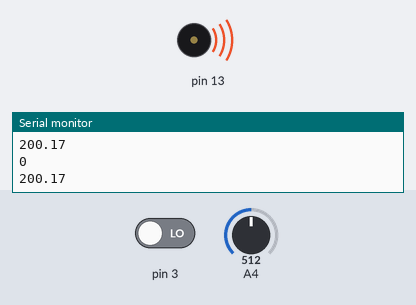
Bench run of a sketch on a simulated Arduino Uno, built with avr-gcc and run on an emulated ATmega328P. Shown: buzzer (waves = sounding), the last lines printed to the serial monitor. The inputs (shaded band) are chosen by the test bench; at power-on: A4 = 512, pin 3 LOW.

Above: at 0.92 s.
1.3 s: A4 set to 240
4.3 s: A4 set to 216
At 5.2 s:
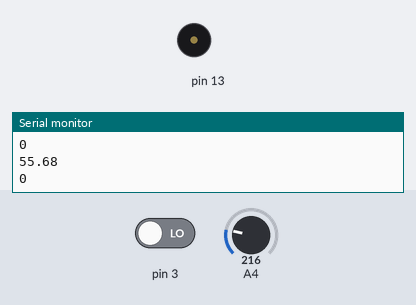
5.8 s: A4 set to 306
At 6.1 s:
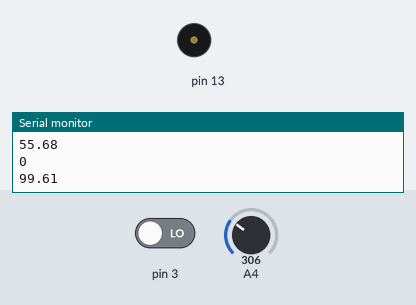
8.8 s: A4 set to 122
At 9.9 s:
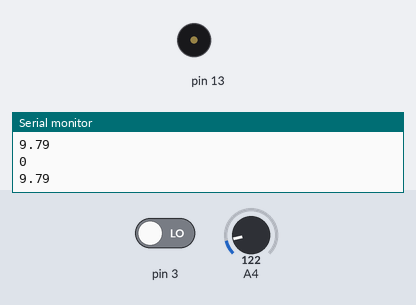
Timing chart, 0 to 11.3 s (numbered marks = the images above; inputs shaded):
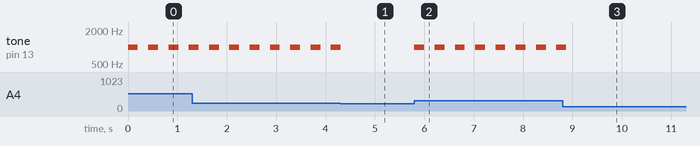

Measured:
- the behaviour switches between 225 and 224 on A4 (found by bisection; images 0 and 1)
- after the input at 4.3 s, tone on pin 13: goes on until 4.3 s, then stays silent
- after the input at 5.8 s, tone on pin 13: alternates 1000 Hz for 0.20 s and silent for 0.21 s, starting at once
- after the input at 8.8 s, tone on pin 13: goes on until 8.9 s, then stays silent
- by itself, tone on pin 13: alternates 1000 Hz for 0.20 s and silent for 0.21 s

The sketch:

vindhya_assignment_1_vcode.ino
```cpp
// C++ code
//
void setup()
{
  pinMode(3, INPUT);
  Serial.begin(9600);
  pinMode(13, OUTPUT);
  pinMode(A4, INPUT);
}

void loop()
{
  Serial.println(digitalRead(3));
  if (digitalRead(3) == 1) {
    digitalWrite(13, HIGH);
  } else {
    digitalWrite(13, LOW);
  }
  Serial.println((-40 + 0.488155 * (analogRead(A4) - 20)));
  if ((-40 + 0.488155 * (analogRead(A4) - 20)) > 60) {
    digitalWrite(13, HIGH);
    tone(13,1000);
    delay(200);
    noTone(13);
    delay(200);
  } else {
    digitalWrite(13, LOW);
  }
  delay(10); // Delay a little bit to improve simulation performance
}
```
